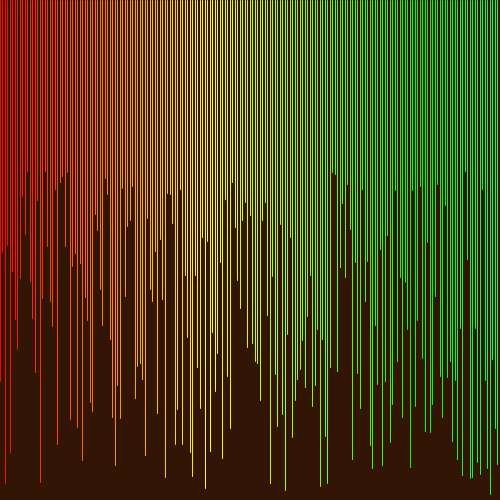
Frame 1 (no input)
Frame 60 (the mouse pressed at the canvas centre just before this capture): identical to frame 1, image omitted
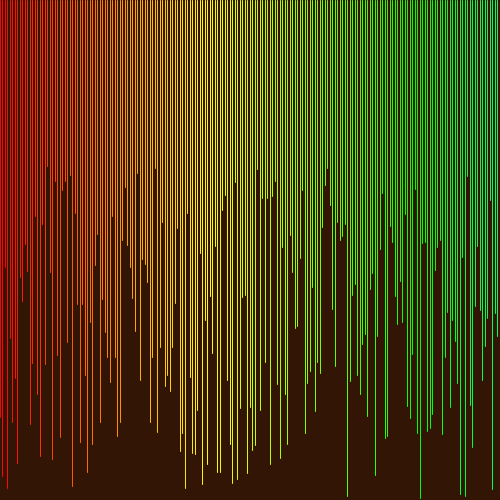
Frame 120 (the mouse held since frame 60 and released just before this capture)

The Processing sketch that drew these frames (run headless with seeded random() and noise(); from frame 60 on, the mouse is pressed at the canvas centre):

// Processing sketch: Arrays_Ejercicio_03
// ── Arrays_Ejercicio_03.pde
int nElementos = 200;
float [] valores = new float [nElementos];
color [] colores = new color [nElementos];
float separacion;

void setup() {
  size(500, 500);
  colorMode(HSB, 500, 100, 100);

  //Asignamos valores a los arrays
  for (int i=0; i<valores.length; i++) {
    valores[i] = random(height/3, height);
    colores[i] = color(i, 100, 100);
  }
  //println(valores);

  separacion = width/float(nElementos); //una tecnica para que siempre abarquen todo el ancho, independiente de la cant. de elementos
  println(separacion);
}

void draw() {
  background(30, 90, 20);
  for (int i=0; i<valores.length; i++) {
    stroke(colores[i]); //usamos el array de colores para pintar cada linea
    line(separacion*i, 0, separacion*i, valores[i]); //usamos el array de 'valores´para el largo de cada linea
  }
}

void randomizar() {
  for (int i=0; i<valores.length; i++) {
    valores[i] = random(height/3, height);
  }
}

void acortar() {
  for (int i=0; i<valores.length; i++) {
    valores[i] = valores[i] / 2;
  }
}

void alargar() {
  for (int i=0; i<valores.length; i++) {
    valores[i] = valores[i] * 2;
  }
}

void mousePressed() {
  randomizar();
}

void keyPressed() {
  if (key=='a') {
    acortar();
  }

  if (key=='s') {
    alargar();
  }
}
